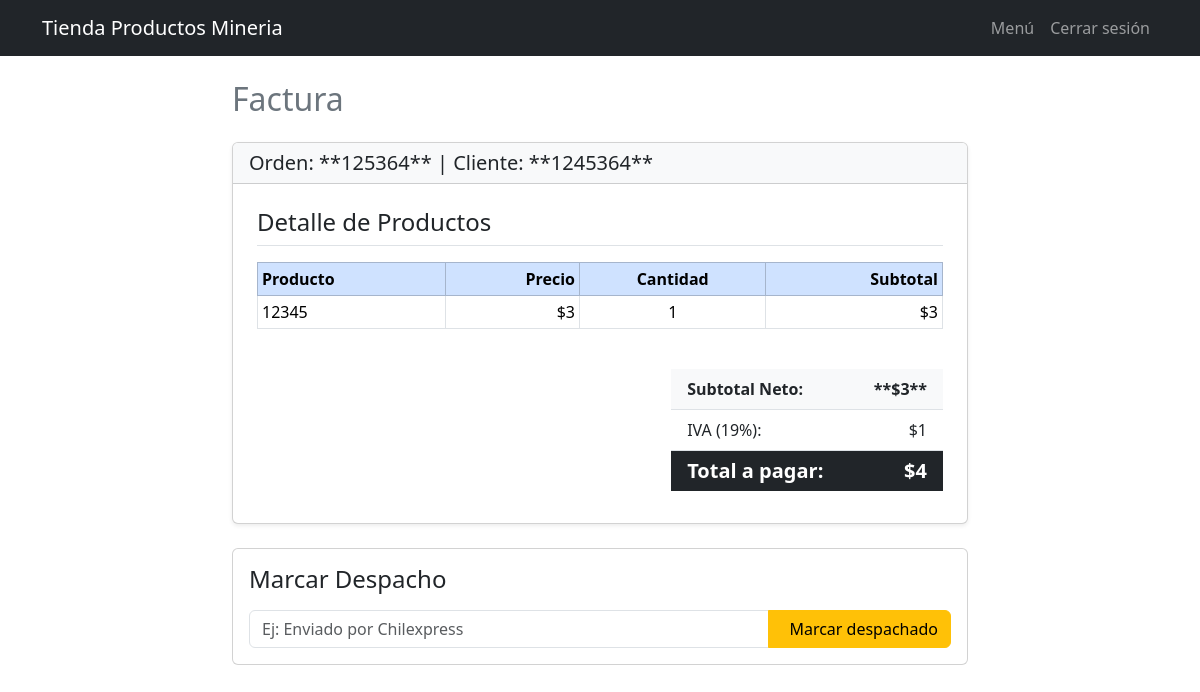
The app's page /invoices/4 (signed in) with its own data.
### app/models.py (models this page shows)
class Order(db.Model):
    id = db.Column(db.Integer, primary_key=True)
    order_number = db.Column(db.String(50), unique=True, nullable=False)
    customer_name = db.Column(db.String(120), nullable=False)
    address = db.Column(db.String(200), nullable=False)
    phone = db.Column(db.String(30), nullable=False)
    commune = db.Column(db.String(80), nullable=False)
    region = db.Column(db.String(80), nullable=False)
    status = db.Column(db.String(30), default="pendiente")
    created_at = db.Column(db.DateTime, default=datetime.utcnow)
    items = db.relationship('OrderItem', backref='order', cascade="all, delete-orphan")
    invoice = db.relationship('Invoice', backref='order', uselist=False)

class OrderItem(db.Model):
    id = db.Column(db.Integer, primary_key=True)
    order_id = db.Column(db.Integer, db.ForeignKey('order.id'), nullable=False)
    product_id = db.Column(db.Integer, db.ForeignKey('product.id'), nullable=False)
    quantity = db.Column(db.Integer, default=1)
    product = db.relationship('Product')

class Product(db.Model):
    id = db.Column(db.Integer, primary_key=True)
    name = db.Column(db.String(120), nullable=False)
    price = db.Column(db.Integer, nullable=False)

class Invoice(db.Model):
    id = db.Column(db.Integer, primary_key=True)
    order_id = db.Column(db.Integer, db.ForeignKey('order.id'), unique=True)
    iva_rate = db.Column(db.Float, default=0.19)
    total_net = db.Column(db.Integer, default=0)
    total_iva = db.Column(db.Integer, default=0)
    total_with_tax = db.Column(db.Integer, default=0)
    created_at = db.Column(db.DateTime, default=datetime.utcnow)

### app/invoices.py (the view)
@invoices_bp.route('/<int:order_id>')
@login_required
def view_invoice(order_id):
    order = Order.query.get_or_404(order_id)
    inv = order.invoice
    return render_template('invoice.html', order=order, invoice=inv)

### app/models.py (called while the page is built)
@login_manager.user_loader
def load_user(user_id):
    return User.query.get(int(user_id))

### app/templates/invoice.html (shortened to what this page needs)
{% extends 'base.html' %}
{% block content %}
<div class="row justify-content-center">
    <div class="col-lg-8">
        <h2 class="mb-4 text-secondary">Factura</h2>
        {% if invoice %}
        <div class="card shadow-sm mb-4">
            <div class="card-header bg-light">
                <p class="h5 mb-0">
                    Orden: **{{ order.order_number }}** | Cliente: **{{ order.customer_name }}**
                </p>
            </div>
            <div class="card-body p-4">
                <h4 class="mb-3 border-bottom pb-2">Detalle de Productos</h4>
                <div class="table-responsive mb-4">
                    <table class="table table-bordered table-sm align-middle">
                        <thead class="table-primary">
                            <tr>
                                <th>Producto</th>
                                <th class="text-end">Precio</th>
                                <th class="text-center">Cantidad</th>
                                <th class="text-end">Subtotal</th>
                            </tr>
                        </thead>
                        <tbody>
                            {% for item in order.items %}
                            <tr>
                                <td>{{ item.product.name }}</td>
                                <td class="text-end">${{ '%.0f'|format(item.product.price / 100) }}</td>
                                <td class="text-center">{{ item.quantity }}</td>
                                <td class="text-end">${{ '%.0f'|format((item.product.price * item.quantity) / 100) }}</td>
                            </tr>
                            {% endfor %}
                        </tbody>
                    </table>
                </div>
                <div class="row justify-content-end">
                    <div class="col-md-6 col-lg-5">
                        <ul class="list-group list-group-flush">
                            <li class="list-group-item d-flex justify-content-between align-items-center fw-bold bg-light">
                                Subtotal Neto:
                                <span>**${{ '%.0f'|format(invoice.total_net / 100) }}**</span>
                            </li>
                            <li class="list-group-item d-flex justify-content-between align-items-center">
                                IVA ({{ '%.0f'|format(invoice.iva_rate * 100) }}%):
                                <span>${{ '%.f'|format(invoice.total_iva / 100) }}</span>
                            </li>
                            <li class="list-group-item d-flex justify-content-between align-items-center h5 bg-dark text-white fw-bold">
                                Total a pagar:
                                <span>${{ '%.f'|format(invoice.total_with_tax / 100) }}</span>
                            </li>
                        </ul>
                    </div>
                </div>
            </div>
        </div>
        <div class="card p-3 mb-4">
            <h4 class="mb-3">Marcar Despacho</h4>
            <form action="/shipments/dispatch/{{ invoice.id }}" method="post" class="input-group">
                <input name="note" class="form-control" placeholder="Ej: Enviado por Chilexpress" aria-label="Nota de Despacho">
                <button type="submit" class="btn btn-warning">
                    Marcar despachado
                </button>
            </form>
        </div>
        {% else %}
        <div class="alert alert-danger" role="alert">
            <p class="mb-0">No se ha encontrado ninguna factura para esta orden.</p>
            <p class="small mt-1">Asegúrate de haber presionado 'Facturar' en el menú principal.</p>
        </div>
        {% endif %}
    </div>
</div>
{% endblock %}

### records on screen
Order: order_number "125364", customer_name "1245364"
OrderItem: product.name "12345", quantity "1"
Product: item.product.price/100 "3", (item.product.price*item.quantity)/100 "3"
Invoice: invoice.total_net/100 "3", invoice.iva_rate*100 "19", invoice.total_iva/100 "1", invoice.total_with_tax/100 "4"
